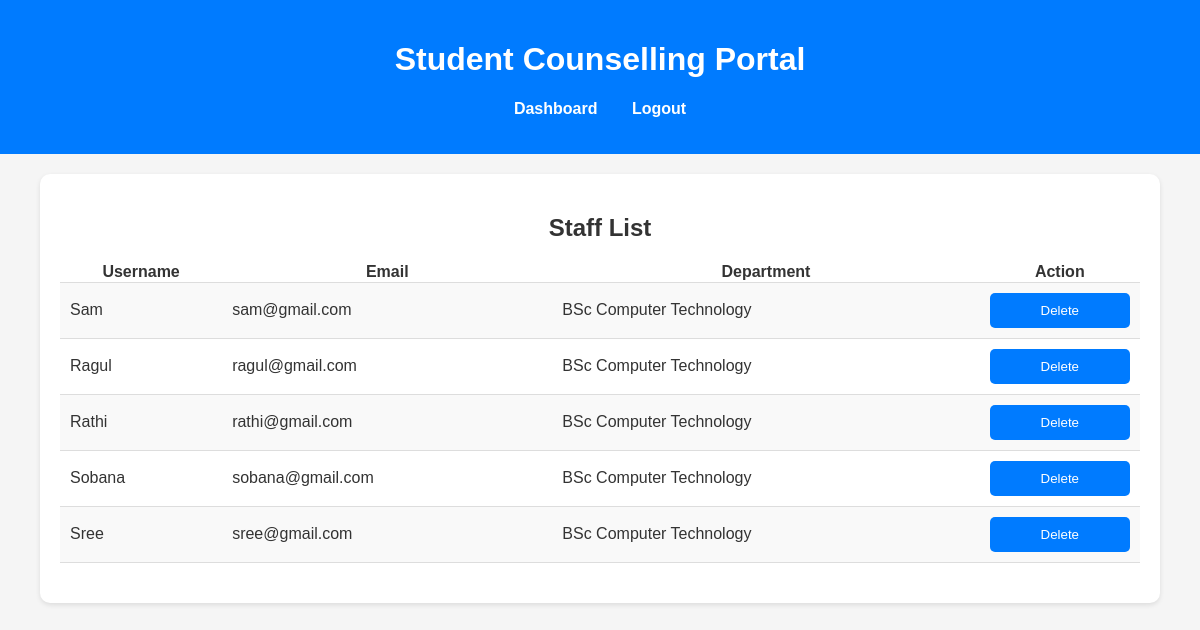
The app's page /viewStaff.php with its own data.
### tables this page shows
CREATE TABLE `users` (
  `id` int(11) NOT NULL,
  `username` varchar(50) NOT NULL,
  `email` varchar(100) NOT NULL,
  `password` varchar(255) NOT NULL,
  `user_type` enum('admin','staff','student') NOT NULL,
  `rollno` varchar(50) DEFAULT NULL,
  `programme_name` text NOT NULL DEFAULT 'BSc Computer Technology'
);

### viewStaff.php (the view, shortened to what this page needs)
<?php
include 'db_connection.php';
$sql = "SELECT id, username, email,programme_name FROM users WHERE user_type = 'staff'";
$result = mysqli_query($conn, $sql);
?>
<!DOCTYPE html>
<html lang="en">
<head>
    <link rel="stylesheet" href="viewStaff.css">
    <link rel="stylesheet" href="styles.css">
</head>
<body>
<header>
    <h1>Student Counselling Portal</h1>
    <nav>
        <ul>
            <li><a href="admin_dashboard.php">Dashboard</a></li>
            <li><a href="logout.php">Logout</a></li>
        </ul>
    </nav>
</header>
    <div class='table-container'>
        <h2>Staff List</h2>
        <table>
            <tr>
                <th>Username</th>
                <th>Email</th>
                <th>Department</th>
                <th>Action</th>
            </tr>
            <?php
            while ($row = mysqli_fetch_assoc($result)) {
                echo "<tr>";
                echo "<td>" . $row['username'] . "</td>";
                echo "<td>" . $row['email'] . "</td>";
                echo "<td>" . $row['programme_name'] . "</td>";
                echo "<td>
                        <form method='POST' action=''>
                            <input type='hidden' name='id' value='" . $row['id'] . "'>
                            <button type='submit'>Delete</button>
                        </form>
                      </td>";
                echo "</tr>";
            }
            ?>
        </table>
    </div>
</body>
</html>

### viewStaff.css (style rules this page uses)
body { font-family: Arial, sans-serif; margin: 0; padding: 0; background-color: #f4f4f9; }
h2 { text-align: center; margin: 20px 0; color: #333; }
.table-container { width: 90%; margin: 20px auto; background-color: white; padding: 20px; box-shadow: 0 2px 5px rgba(0, 0, 0, 0.1); border-radius: 10px; }
table { width: 100%; border-collapse: collapse; margin: 20px 0; }
table tbody tr { border-bottom: 1px solid #ddd; }
table tbody tr:nth-child(even) { background-color: #f9f9f9; }
table tbody td { padding: 10px; text-align: left; }
table tbody td:last-child { text-align: center; }
button { background-color: #007bff; color: white; border: none; padding: 5px 10px; border-radius: 5px; cursor: pointer; }

### styles.css (style rules this page uses)
body { font-family: Arial, sans-serif; margin: 0; padding: 0; box-sizing: border-box; background-color: #f5f5f5; color: #333; }
header { background-color: #007bff; color: white; padding: 20px; text-align: center; }
nav ul { list-style: none; padding: 0; }
nav ul li { display: inline; margin: 0 15px; }
nav ul li a { color: white; text-decoration: none; font-weight: bold; }
form { max-width: 500px; margin: auto; display: flex; flex-direction: column; }
button { background: #007bff; color: white; border: none; padding: 10px; border-radius: 5px; cursor: pointer; }

### records on screen
users: username "Sam", email "sam@gmail.com", programme_name "BSc Computer Technology"
users: username "Ragul", email "ragul@gmail.com", programme_name "BSc Computer Technology"
users: username "Rathi", email "rathi@gmail.com", programme_name "BSc Computer Technology"
users: username "Sobana", email "sobana@gmail.com", programme_name "BSc Computer Technology"
users: username "Sree", email "sree@gmail.com", programme_name "BSc Computer Technology"
